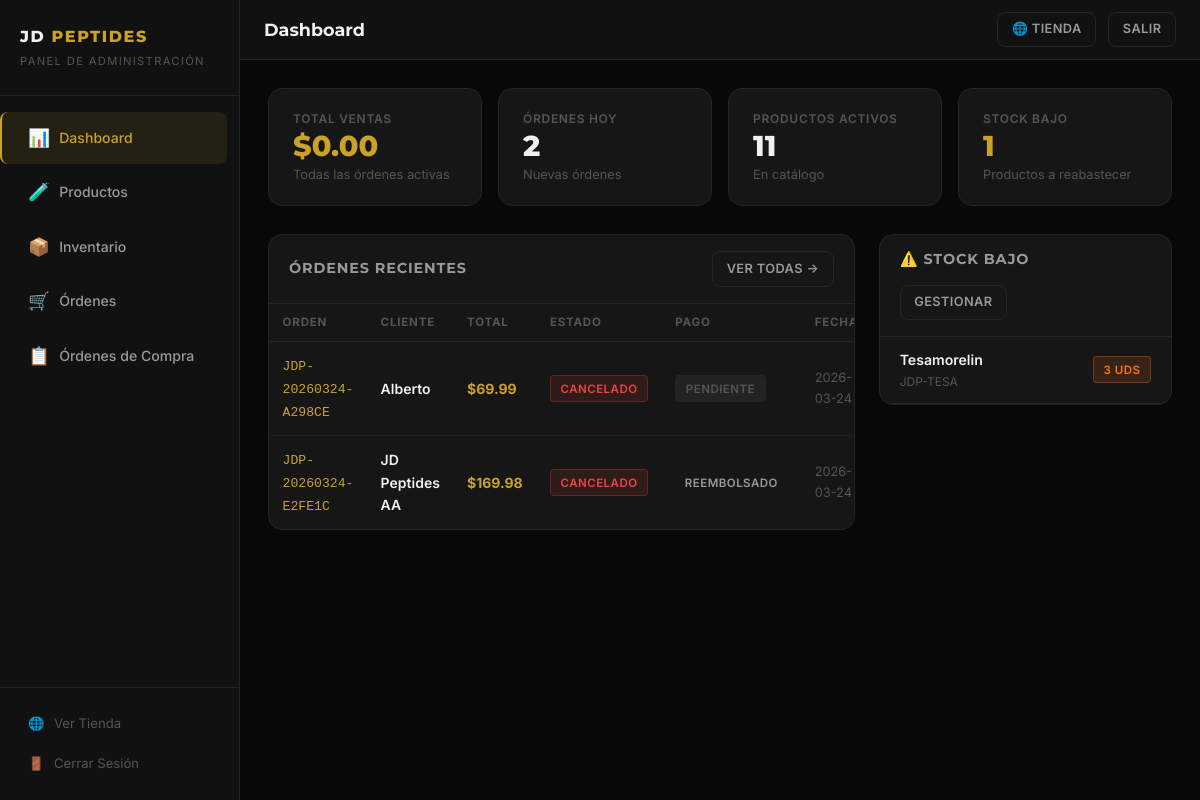
/admin (signed in), run on the app's committed database.
### tables this page shows
CREATE TABLE orders (
    id INTEGER PRIMARY KEY AUTOINCREMENT,
    order_number TEXT UNIQUE NOT NULL,
    customer_name TEXT NOT NULL,
    customer_email TEXT NOT NULL,
    customer_phone TEXT,
    address TEXT,
    city TEXT,
    state TEXT,
    zip_code TEXT,
    payment_method TEXT,
    notes TEXT,
    subtotal REAL,
    shipping REAL DEFAULT 0,
    total REAL,
    status TEXT DEFAULT 'nuevo',
    payment_status TEXT DEFAULT 'pendiente',
    created_at TEXT DEFAULT (datetime('now'))
);

CREATE TABLE products (
    id INTEGER PRIMARY KEY AUTOINCREMENT,
    sku TEXT UNIQUE NOT NULL,
    name TEXT NOT NULL,
    category TEXT NOT NULL,
    dose TEXT NOT NULL,
    price REAL NOT NULL,
    description TEXT,
    benefits TEXT,
    stock INTEGER DEFAULT 0,
    low_stock_alert INTEGER DEFAULT 5,
    active INTEGER DEFAULT 1,
    created_at TEXT DEFAULT (datetime('now'))
, image_path TEXT DEFAULT '');

### app.py (the view)
@app.route('/admin')
@admin_required
def admin_dashboard():
    today = date.today().isoformat()
    total_sales = query_db(
        "SELECT COALESCE(SUM(total),0) as v FROM orders WHERE status != 'cancelado'",
        one=True
    )['v']
    orders_today = query_db(
        "SELECT COUNT(*) as c FROM orders WHERE date(created_at)=?", (today,), one=True
    )['c']
    active_products = query_db(
        "SELECT COUNT(*) as c FROM products WHERE active=1", one=True
    )['c']
    low_stock = query_db(
        "SELECT COUNT(*) as c FROM products WHERE active=1 AND stock <= low_stock_alert", one=True
    )['c']
    recent_orders = query_db(
        "SELECT * FROM orders ORDER BY created_at DESC LIMIT 10"
    )
    low_stock_products = query_db(
        "SELECT * FROM products WHERE active=1 AND stock <= low_stock_alert ORDER BY stock ASC LIMIT 10"
    )
    return render_template('admin/dashboard.html',
                           total_sales=total_sales,
                           orders_today=orders_today,
                           active_products=active_products,
                           low_stock=low_stock,
                           recent_orders=recent_orders,
                           low_stock_products=low_stock_products)

### app.py (called while the page is built)
def get_db():
    db = getattr(g, '_database', None)
    if db is None:
        os.makedirs(os.path.dirname(DATABASE), exist_ok=True)
        db = g._database = sqlite3.connect(DATABASE)
        db.row_factory = sqlite3.Row
        db.execute("PRAGMA foreign_keys = ON")
    return db

@app.teardown_appcontext
def close_connection(exception):
    db = getattr(g, '_database', None)
    if db is not None:
        db.close()

def query_db(query, args=(), one=False):
    cur = get_db().execute(query, args)
    rv = cur.fetchall()
    cur.close()
    return (rv[0] if rv else None) if one else rv

def admin_required(f):
    @wraps(f)
    def decorated(*args, **kwargs):
        if not session.get('admin_logged_in'):
            return redirect(url_for('admin_login'))
        return f(*args, **kwargs)
    return decorated

### templates/admin/dashboard.html (shortened to what this page needs)
{% extends "admin/base.html" %}
{% block page_title %}Dashboard{% endblock %}
{% block content %}
<div class="admin-metrics">
  <div class="metric-card">
    <div class="metric-label">Total Ventas</div>
    <div class="metric-value gold">${{ "%.2f"|format(total_sales) }}</div>
    <div class="metric-sub">Todas las órdenes activas</div>
  </div>
  <div class="metric-card">
    <div class="metric-label">Órdenes Hoy</div>
    <div class="metric-value">{{ orders_today }}</div>
    <div class="metric-sub">Nuevas órdenes</div>
  </div>
  <div class="metric-card">
    <div class="metric-label">Productos Activos</div>
    <div class="metric-value">{{ active_products }}</div>
    <div class="metric-sub">En catálogo</div>
  </div>
  <div class="metric-card">
    <div class="metric-label">Stock Bajo</div>
    <div class="metric-value {% if low_stock > 0 %}gold{% endif %}">{{ low_stock }}</div>
    <div class="metric-sub">Productos a reabastecer</div>
  </div>
</div>
<div style="display:grid;grid-template-columns:2fr 1fr;gap:1.5rem;align-items:start">
  <div class="admin-card">
    <div class="admin-card-header">
      <h3>Órdenes Recientes</h3>
      <a href="{{ url_for('admin_ordenes') }}" class="btn btn-ghost btn-sm">Ver todas →</a>
    </div>
    <div style="overflow-x:auto">
      <table class="admin-table">
        <thead>
          <tr>
            <th>Orden</th>
            <th>Cliente</th>
            <th>Total</th>
            <th>Estado</th>
            <th>Pago</th>
            <th>Fecha</th>
          </tr>
        </thead>
        <tbody>
          {% for o in recent_orders %}
            <tr>
              <td>
                <a href="{{ url_for('admin_orden_detalle', oid=o['id']) }}" class="mono">{{ o['order_number'] }}</a>
              </td>
              <td class="strong">{{ o['customer_name'] }}</td>
              <td style="color:var(--gold);font-weight:700">${{ "%.2f"|format(o['total']) }}</td>
              <td><span class="badge status-{{ o['status'] }}">{{ o['status'] }}</span></td>
              <td><span class="badge status-{{ o['payment_status'] }}">{{ o['payment_status'] }}</span></td>
              <td style="font-size:0.8rem;color:var(--text3)">{{ o['created_at'][:10] }}</td>
            </tr>
          {% else %}
            <tr><td colspan="6" style="text-align:center;color:var(--text3);padding:2rem">Sin órdenes aún</td></tr>
          {% endfor %}
        </tbody>
      </table>
    </div>
  </div>
  <div class="admin-card">
    <div class="admin-card-header">
      <h3>⚠️ Stock Bajo</h3>
      <a href="{{ url_for('admin_inventario') }}" class="btn btn-ghost btn-sm">Gestionar</a>
    </div>
    <div class="admin-card-body" style="padding:0">
      {% if low_stock_products %}
        {% for p in low_stock_products %}
          <div style="display:flex;justify-content:space-between;align-items:center;padding:0.75rem 1.25rem;border-bottom:1px solid var(--border)">
            <div>
              <div style="font-weight:600;font-size:0.88rem;color:var(--text)">{{ p['name'] }}</div>
              <div style="font-size:0.75rem;color:var(--text3)">{{ p['sku'] }}</div>
            </div>
            <div>
              <span class="badge {% if p['stock'] == 0 %}badge-red{% else %}badge-orange{% endif %}">
                {{ p['stock'] }} uds
              </span>
            </div>
          </div>
        {% endfor %}
      {% else %}
        <div style="text-align:center;padding:2rem;color:var(--text3)">
          <div style="font-size:1.5rem;margin-bottom:0.5rem">✓</div>
          Stock en niveles óptimos
        </div>
      {% endif %}
    </div>
  </div>
</div>
{% endblock %}

### static/css/style.css (style rules this page uses)
:root { --bg: #080808; --bg2: #111111; --bg3: #161616; --bg4: #1e1e1e; --gold: #c9a227; --gold-light: #ddb940; --gold-dark: #9a7510; --text: #f0f0f0; --text2: #999999; --text3: #555555; --border: #252525; --green: #22c55e; --red: #ef4444; --orange: #f97316; --radius: 8px; --radius-lg: 14px; --shadow: 0 4px 24px rgba(0,0,0,0.5); --shadow-gold:0 0 20px rgba(201,162,39,0.25); --transition: 0.25s ease; }
*, *::before, *::after { box-sizing: border-box; margin: 0; padding: 0; }
html { scroll-behavior: smooth; }
body { font-family: 'Inter', system-ui, -apple-system, 'Segoe UI', sans-serif; background: var(--bg); color: var(--text); line-height: 1.6; font-size: 15px; min-height: 100vh; display: flex; flex-direction: column; }
a { color: var(--gold); text-decoration: none; transition: color var(--transition); }
h1, h2, h3, h4, h5 { font-family: 'Montserrat', system-ui, sans-serif; font-weight: 700; line-height: 1.2; color: var(--text); }
h3 { font-size: 1.25rem; }
.gold { color: var(--gold); }
.badge { display: inline-block; padding: 0.2rem 0.6rem; border-radius: 4px; font-size: 0.72rem; font-weight: 600; letter-spacing: 0.04em; text-transform: uppercase; }
.badge-orange { background: rgba(249,115,22,0.15); color: var(--orange); border: 1px solid rgba(249,115,22,0.3); }
.btn { display: inline-flex; align-items: center; gap: 0.4rem; padding: 0.65rem 1.4rem; border-radius: var(--radius); font-weight: 600; font-size: 0.88rem; letter-spacing: 0.03em; cursor: pointer; border: none; transition: all var(--transition); text-transform: uppercase; }
.btn-ghost { background: transparent; border: 1px solid var(--border); color: var(--text2); }
.btn-sm { padding: 0.4rem 0.85rem; font-size: 0.8rem; }
.admin-metrics { display: grid; grid-template-columns: repeat(4, 1fr); gap: 1rem; margin-bottom: 1.75rem; }
.metric-card { background: var(--bg3); border: 1px solid var(--border); border-radius: var(--radius-lg); padding: 1.25rem 1.5rem; display: flex; flex-direction: column; gap: 0.25rem; transition: border-color var(--transition); }
.metric-label { font-size: 0.75rem; font-weight: 600; color: var(--text3); text-transform: uppercase; letter-spacing: 0.06em; }
.metric-value { font-family: 'Montserrat', sans-serif; font-size: 1.8rem; font-weight: 800; color: var(--text); line-height: 1; }
.metric-value.gold { color: var(--gold); }
.metric-sub { font-size: 0.8rem; color: var(--text3); }
.admin-card { background: var(--bg3); border: 1px solid var(--border); border-radius: var(--radius-lg); overflow: hidden; margin-bottom: 1.5rem; }
.admin-card-header { padding: 1rem 1.25rem; border-bottom: 1px solid var(--border); display: flex; align-items: center; justify-content: space-between; gap: 1rem; flex-wrap: wrap; }
.admin-card-header h3 { font-size: 0.9rem; text-transform: uppercase; letter-spacing: 0.06em; color: var(--text2); }
.admin-card-body { padding: 1.25rem; }
.admin-table { width: 100%; border-collapse: collapse; font-size: 0.875rem; }
.admin-table th { padding: 0.6rem 0.85rem; text-align: left; font-size: 0.72rem; font-weight: 700; color: var(--text3); text-transform: uppercase; letter-spacing: 0.07em; border-bottom: 1px solid var(--border); white-space: nowrap; }
.admin-table td { padding: 0.75rem 0.85rem; border-bottom: 1px solid rgba(37,37,37,0.6); vertical-align: middle; color: var(--text2); }
.admin-table tr:last-child td { border-bottom: none; }
.admin-table .strong { font-weight: 600; color: var(--text); }
.admin-table .mono { font-family: monospace; font-size: 0.82rem; color: var(--gold); }
.status-cancelado { background: rgba(239,68,68,0.12); color: var(--red); border: 1px solid rgba(239,68,68,0.25); }
.status-pendiente { background: rgba(255,255,255,0.06); color: var(--text3); border: 1px solid var(--border); }

### data on the page
orders: order_number "JDP-20260324-A298CE", customer_name "Alberto", total "69.99", status "CANCELADO", payment_status "PENDIENTE", created_at "2026-03-24"
orders: order_number "JDP-20260324-E2FE1C", customer_name "JD Peptides AA", total "169.98", status "CANCELADO", payment_status "REEMBOLSADO", created_at "2026-03-24"
products: name "Tesamorelin", sku "JDP-TESA", stock "3"

### other printed values
{{ "%.2f"|format(total_sales) }} "0.00"
{{ orders_today }} "2"
{{ active_products }} "11"
{{ low_stock }} "1"
